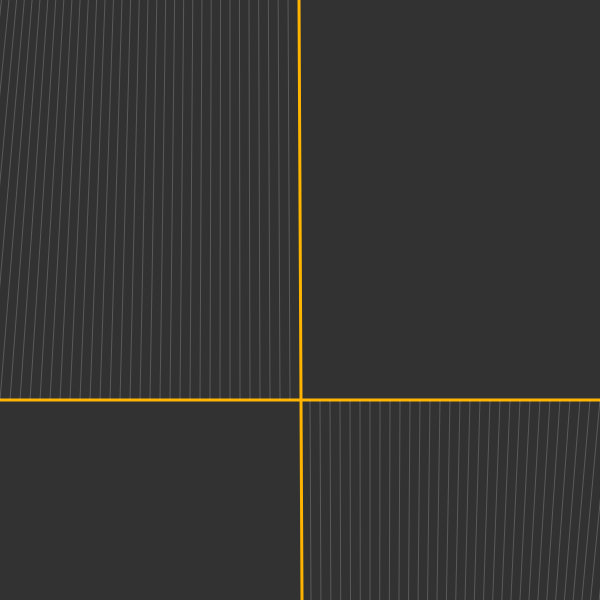
Frame 1 (no input)
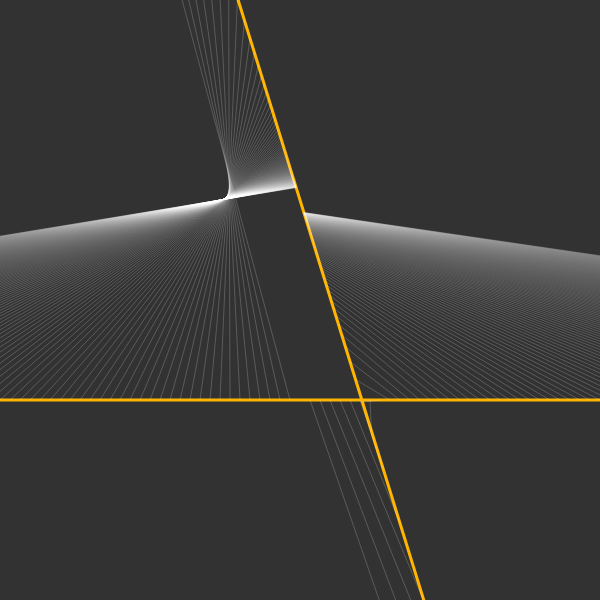
Frame 60 (no input)
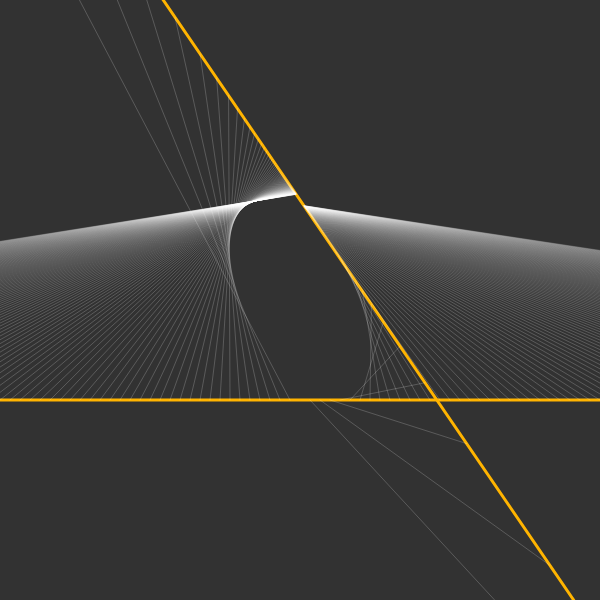
Frame 120 (the mouse pressed at the canvas centre since frame 60)

The p5.js sketch that drew these frames (run headless with seeded random() and noise() and a simulated clock; from frame 60 on, the mouse is pressed at the canvas centre):

// p5.js sketch
// ── sketch.js
let angle = 0;
let f = (x)=>{
  return 5000/x;
}
function setup() {
  createCanvas(600, 600);
}

function draw() {
  background(50);
  translate(width/2,height/2);

  
  angle = (angle + 0.005) % TWO_PI;
  drawAxis(angle);
  drawFunction();
  
}

function drawAxis(angle){
  angleMode(RADIANS);
  stroke(255,180,0)
  strokeWeight(3)
  line(-width/2,100,width/2,100);
  let x =- tan(angle) * (height/2-100);
  let negx = tan(PI + angle) * (height/2+100);
  
  line(x,-height/2,negx,height/2);
  
}

function drawFunction(){
  stroke(255);
  strokeWeight(0.2)
  let step = 10;
  for(let x = -width / 2-1000; x < width / 2+1000; x += step){
    line(x,100, f(x), f(x) / tan(angle) - 100)
  }
}
